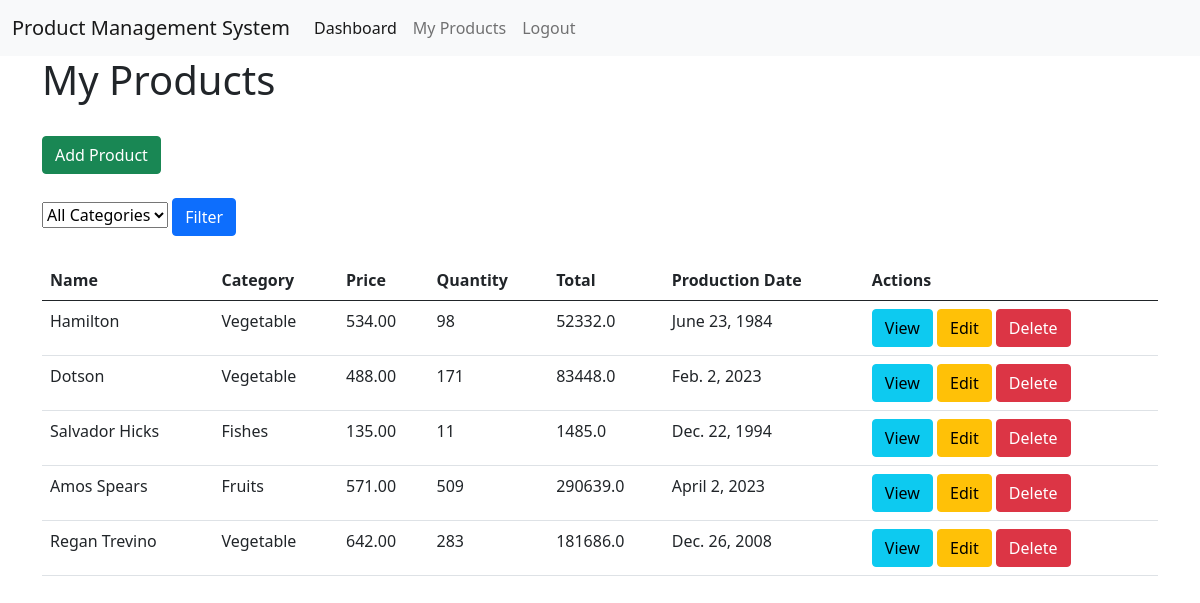
/my-products/ (signed in), run on the app's committed database.
### product_app/models.py (models this page shows, shortened)
class ProductModel(models.Model):
    CATEGORY_TYPES =[
        ('Vegetable','Vegetable'),
        ('Fishes','Fishes'),
        ('Fruits','Fruits'),
    ]
    name = models.CharField(max_length=100,null=True)
    description = models.TextField(null=True)
    category = models.CharField(choices=CATEGORY_TYPES,max_length=20,null=True)
    image = models.ImageField(upload_to='media/product',null=True)
    price = models.DecimalField(max_digits=20,decimal_places=2,null=True)
    qty = models.PositiveIntegerField(null=True)
    total_amount = models.FloatField(null=True)
    production_date = models.DateField(null=True)
    created_by = models.ForeignKey(
        ProductUserModel,
        on_delete=models.CASCADE,
        related_name='products',
        null=True)

### product_app/views.py (the view)
# urls.py: path('my-products/',my_products, name='my_products'),
@login_required
def my_products(request):
    products = ProductModel.objects.filter(created_by=request.user)
    category = request.GET.get('category')
    if category:
        products = products.filter(category=category)
    context = {
        'products': products
    }
    return render(request,'pages/my_products.html',context)

### product_app/templates/pages/my_products.html (shortened to what this page needs)
{% extends 'master/base.html' %}
{% block content %}
<h1>My Products</h1>
<br>
<a class="btn btn-success" href="{% url 'add_product' %}">Add Product</a>
<br><br>
<form method="GET">
    <select name="category">
        <option value="">
            All Categories
        </option>
    </select>
    <button type="submit" class="btn btn-primary">Filter</button>
</form>
<br>
<table class="table">
    <thead>
        <tr>
            <th>Name</th>
            <th>Category</th>
            <th>Price</th>
            <th>Quantity</th>
            <th>Total</th>
            <th>Production Date</th>
            <th>Actions</th>
        </tr>
    </thead>
    <tbody>
        {% for product in products %}
        <tr>
            <td>{{ product.name }}</td>
            <td>{{ product.category }}</td>
            <td>{{ product.price }}</td>
            <td>{{ product.qty }}</td>
            <td>{{ product.total_amount }}</td>
            <td>{{ product.production_date }}</td>
            <td>
                <a
                    class="btn btn-info" href="{% url 'product_detail' product.id %}">View</a>
                <a class="btn btn-warning" href="{% url 'update_product' product.id %}">Edit</a>
                <a
                    class="btn btn-danger" href="{% url 'delete_product' product.id %}">Delete</a>
            </td>
        </tr>
        {% empty %}
        <tr>
            <td colspan="7">You have no products.</td>
        </tr>
        {% endfor %}
    </tbody>
</table>
{% endblock %}

### product_app/templates/master/base.html (shortened to what this page needs)
<!doctype html>
<html lang="en">
  <head>
    <link href="https://cdn.jsdelivr.net/npm/bootstrap@5.0.2/dist/css/bootstrap.min.css" rel="stylesheet">
  </head>
  <body>
   {% include 'master/nav.html' %}
   <div class="container">
    {% block content %}
    {% endblock content %}
   </div>
  </body>
</html>

### product_app/templates/master/nav.html (shortened to what this page needs)
<nav class="navbar navbar-expand-lg navbar-light bg-light">
  <div class="container-fluid">
    <a class="navbar-brand" href="#">Product Management System</a>
    <div class="collapse navbar-collapse" id="navbarText">
      <ul class="navbar-nav me-auto mb-2 mb-lg-0">
        {% if request.user.is_authenticated  %}
        <li class="nav-item">
            <a class="nav-link active" aria-current="page" href="{% url 'dashboard' %}">Dashboard</a>
        </li>
         <li class="nav-item">
            <a class="nav-link" href="{% url 'my_products' %}">My Products</a>
        </li>
        <li class="nav-item">
            <a class="nav-link" href="{% url 'logout_page' %}">Logout</a>
        </li>
        {% endif %}
      </ul>
    </div>
  </div>
</nav>

### data on the page
ProductModel: name "Hamilton", category "Vegetable", price "534.00", qty "98", total_amount "52332.0", production_date "June 23, 1984"
ProductModel: name "Dotson", category "Vegetable", price "488.00", qty "171", total_amount "83448.0", production_date "Feb. 2, 2023"
ProductModel: name "Salvador Hicks", category "Fishes", price "135.00", qty "11", total_amount "1485.0", production_date "Dec. 22, 1994"
ProductModel: name "Amos Spears", category "Fruits", price "571.00", qty "509", total_amount "290639.0", production_date "April 2, 2023"
ProductModel: name "Regan Trevino", category "Vegetable", price "642.00", qty "283", total_amount "181686.0", production_date "Dec. 26, 2008"
